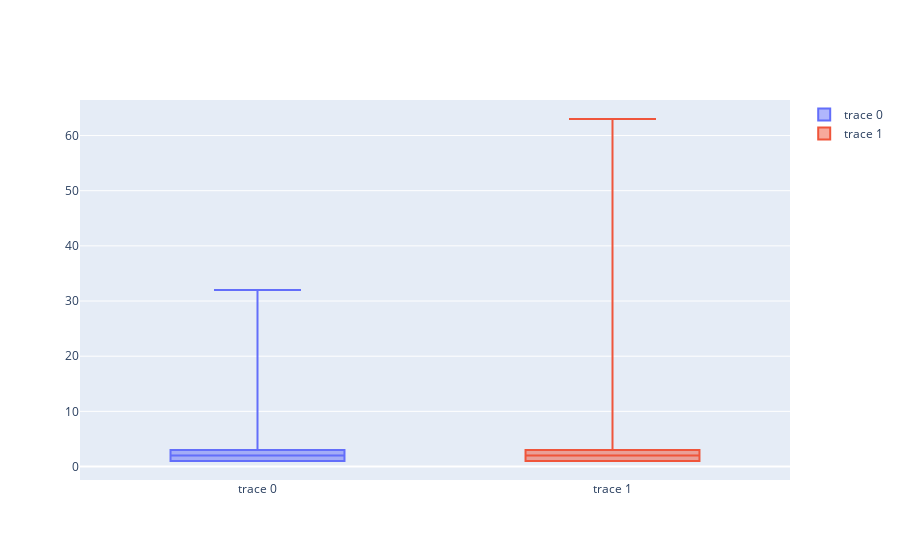

The notebook cell this image was saved under:
### Code cell
# figure 5: box plot of contacted for no clients and yes clients to see whether calling many times helps

fig = go.Figure()
fig.add_trace(go.Box(y=df_clients['campaign'], boxpoints=False))
fig.add_trace(go.Box(y=df_rejections['campaign'], boxpoints=False))

fig.show()

### Figure 1 — Plotly figure (JSON) as saved in the notebook; plotly's stock layout.template omitted (floating-point values rounded to 4 significant figures; data arrays with more than 128 entries replaced by an {"elided": "..."} marker saying what was removed)
{"data": [{"boxpoints": false, "type": "box", "y": {"elided": "5289 int values"}}, {"boxpoints": false, "type": "box", "y": {"elided": "39922 int values"}}], "layout": {}}
